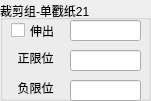
    <widget class="QGroupBox" name="Cylinder_34">
     <property name="geometry">
      <rect>
       <x>590</x>
       <y>240</y>
       <width>151</width>
       <height>101</height>
      </rect>
     </property>
     <property name="title">
      <string>裁剪组-单戳纸21</string>
     </property>
     <property name="alignment">
      <set>Qt::AlignLeading|Qt::AlignLeft|Qt::AlignVCenter</set>
     </property>
     <widget class="QCheckBox" name="check_OpenCylinder_34">
      <property name="geometry">
       <rect>
        <x>11</x>
        <y>21</y>
        <width>61</width>
        <height>19</height>
       </rect>
      </property>
      <property name="sizePolicy">
       <sizepolicy hsizetype="Minimum" vsizetype="Fixed">
        <horstretch>0</horstretch>
        <verstretch>0</verstretch>
       </sizepolicy>
      </property>
      <property name="text">
       <string>伸出</string>
      </property>
     </widget>
     <widget class="QLineEdit" name="lineEdit_CylinderCmd_34">
      <property name="geometry">
       <rect>
        <x>70</x>
        <y>20</y>
        <width>71</width>
        <height>21</height>
       </rect>
      </property>
      <property name="text">
       <string/>
      </property>
     </widget>
     <widget class="QLineEdit" name="lineEdit_CylinderPosStatus_34">
      <property name="geometry">
       <rect>
        <x>70</x>
        <y>50</y>
        <width>71</width>
        <height>21</height>
       </rect>
      </property>
      <property name="text">
       <string/>
      </property>
      <property name="alignment">
       <set>Qt::AlignCenter</set>
      </property>
     </widget>
     <widget class="QLabel" name="label_CylinderPosStatus_34">
      <property name="geometry">
       <rect>
        <x>10</x>
        <y>50</y>
        <width>51</width>
        <height>16</height>
       </rect>
      </property>
      <property name="text">
       <string>正限位</string>
      </property>
      <property name="alignment">
       <set>Qt::AlignCenter</set>
      </property>
     </widget>
     <widget class="QLineEdit" name="lineEdit_CylinderNegStatus_34">
      <property name="geometry">
       <rect>
        <x>70</x>
        <y>80</y>
        <width>71</width>
        <height>21</height>
       </rect>
      </property>
      <property name="text">
       <string/>
      </property>
      <property name="alignment">
       <set>Qt::AlignCenter</set>
      </property>
     </widget>
     <widget class="QLabel" name="label_CylinderNegStatus_34">
      <property name="geometry">
       <rect>
        <x>10</x>
        <y>80</y>
        <width>51</width>
        <height>16</height>
       </rect>
      </property>
      <property name="text">
       <string>负限位</string>
      </property>
      <property name="alignment">
       <set>Qt::AlignCenter</set>
      </property>
     </widget>
    </widget>
